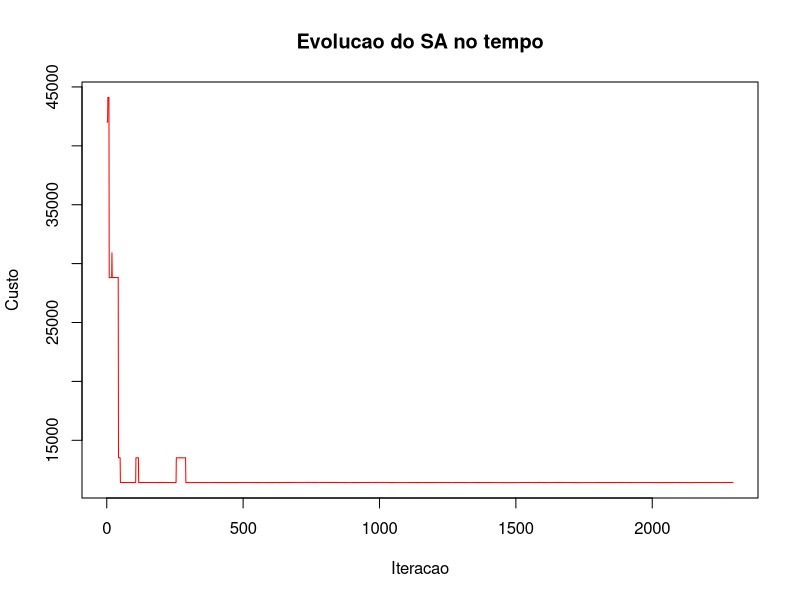

Write R code to recreate this figure.
#Funcao para fazer a primeira alocacao de turmas em suas salas
alocacao_inicial <- function(solucao, nhorarios, salas, turmas){
    #variavel para guardar a penalidade
    penalidade <- 0
    #varre a quantidade de horarios disponivel
    for(i in 1 : nhorarios){
        #varre a quantidade de salas disponiveis
        for(j in 1 : length(salas[[1]])){
            #varre a quantidade de turmas
            for(k in 1 : length(turmas[[1]])){
                #se nao foi alocado turma para a sala num determinado horario
                if(is.na(solucao[i,j])){
                    #caso a turma nao tenha sido alocada (POSICAO 4 indica que ainda nao teve sala alocada para a turma)
                    if(turmas[[4]][k] == FALSE){
                        #verifica se a sala tem capacidade para a turma
                        if(salas[[2]][j] > turmas[[3]][k]){
                            #calcula a penalidade 
                            penalidade <- penalidade + (salas[[2]][j] - turmas[[3]][k]) * 0.02
                        }
                        #caso nao cabe a quantidade de alunos na sala
                        else{
                            #calcula uma penalidade maior
                            penalidade <- penalidade + (turmas[[3]][k] - salas[[2]][j]) * 300
                        }
                        #caso so precise alocar um horario
                        if(turmas[[2]][k] == 2){
                           #aloca o primeiro horario
                            solucao[i,j] <- turmas[[1]][k]
                            # verifica se cabe a aula
                            if(i + 1 <= nhorarios){
                                 #aloca o segundo horario
                                solucao[i + 1, j] <- turmas[[1]][k]
                            }
                            # senão cabe, não insere a turma, entretanto aplica penalidade pelo número de aulas que não 
                            # puderam ser inseridas
                            else{
                                penalidade <- penalidade + 300
                            }
                        }
                        #caso precise alocar quatros horarios de aula
                        else if(turmas[[2]][k] == 4){
                            #aloca o primeiro horario
                            solucao[i,j] <- turmas[[1]][k]
                            # um for agora para alocar as outras aulas
                            for(z in i + 1 : i + 3){
                                 # verifica se cabe a aula
                                if(z <= nhorarios){
                                    solucao[z,j] <- turmas[[1]][k]
                                }
                                # senão cabe, não insere a turma, entretanto aplica penalidade pelo número de aulas que não puderam ser inseridas
                                else{
                                    penalidade <- penalidade + 300
                                }
                            }
                        }
                        #caso precise alocar seis horarios de aula
                        else if(turmas[[2]][k] == 6){ 
                            #aloca o primeiro
                            solucao[i,j] <- turmas[[1]][k]
                           # um for agora para alocar as outras aulas
                            for(z in i + 1 : i + 5){
                                 # verifica se cabe a aula
                                if(z <= nhorarios){
                                    solucao[z,j] <- turmas[[1]][k]
                                }
                                # senão cabe, não insere a turma, entretanto aplica penalidade pelo número de aulas que não puderam ser inseridas
                                else{
                                    penalidade <- penalidade + 300
                                }
                            }
                        }
                        else if(turmas[[2]][k] == 8){
                            #aloca o primeiro
                            solucao[i,j] <- turmas[[1]][k]
                            # um for agora para alocar as outras aulas
                            for(z in i + 1 : i + 7){
                                 # verifica se cabe a aula
                                if(z <= nhorarios){
                                    solucao[z,j] <- turmas[[1]][k]
                                }
                                # senão cabe, não insere a turma, entretanto aplica penalidade pelo número de aulas que não puderam ser inseridas
                                else{
                                    penalidade <- penalidade + 300
                                }
                            }
                        }
                        #coloca que a turma ja foi alocada com seus horarios
                        turmas[[4]][k] <- TRUE
                    }
                }
            }
        }
    }
    # retorna a solucao inicial
    return (solucao)
}

# função para gerir vizinhos novos formatos da matriz de alocação a fim de encontrar novos vizinhos possíveis
estrutura_vizinhanca_linha <- function(solucao, nhorarios, salas, turmas){
    # guarda a matriz solução
    matriz_vizinhanca <- solucao
    # variaives para verificar a quantidade de linhas e colunas
    linhas <- nhorarios
    colunas <- length(salas)
    # agora busca uma linha aleatória entre as linhas possíveis
    linha <- sample(1 : linhas, 1)
    # verifica se linha ou coluna foi selecionada para troca
    # caso a linha tenha sido preenchdida, pega a linha especifica da matriz
    linha_solucao <- matriz_vizinhanca[linha,]
    troca <- sample(1 : colunas, colunas, replace = FALSE)
    linha_solucao <- linha_solucao[troca]
    matriz_vizinhanca[linha,] <- linha_solucao
    # retorna a matriz modificada
    return (matriz_vizinhanca)
}

estrutura_vizinhanca_coluna <- function(solucao, nhorarios, salas, turmas){
    # guarda a matriz solução
    matriz_vizinhanca <- solucao
    # variaives para verificar a quantidade de linhas e colunas
    linhas <- nhorarios
    colunas <- length(salas[1])
    # agora busca uma coluna aleatória entre as colunas possíveis
    coluna <- sample(1 : colunas, 1)
    # verifica se coluna ou coluna foi selecionada para troca
    # caso a coluna tenha sido preenchdida, pega a coluna especifica da matriz
    coluna_solucao <- matriz_vizinhanca[,coluna]
    troca <- sample(1 : linhas, linhas, replace = FALSE)
    coluna_solucao <- coluna_solucao[troca]
    matriz_vizinhanca[,coluna] <- coluna_solucao
    # retorna a matriz modificada
    return (matriz_vizinhanca)
}

# método para executar a função objetiva, que avalia a penalidade e a retorna para ser refinada pelo SA
funcao_objetiva <- function(solucao,nhorarios, salas, turmas){
    penalidade <- 0
    #3 for's para varrer os horarios, salas e turmas
    for(i in 1 : nhorarios){
        for(j in 1 : length(salas[[1]])){
            for(k in 1 : length(turmas[[1]])){
                # verifica as penalidades da alocação presente da turma
                if(!(is.na(solucao[i,j]))){
                    if(solucao[i,j] == turmas[[1]][k]){
                        if(salas[[2]][j] > turmas[[3]][k]){
                            #calcula a penalidade 
                            penalidade <- penalidade + (salas[[2]][j] - turmas[[3]][k]) * 0.02
                        }
                        # caso a capacidade da sala for menor que a quantidade de alunos
                        else{
                            # penaliza severamente a alocação
                            penalidade <- penalidade + (turmas[[3]][k] - salas[[2]][j]) * 300
                        }
                    }
                }
            }
        }
    }
    # no final retorna a penalidade da alocação
    return (penalidade)
}
#funcao para realizar o simulated anneling de fato, recebe por parametro a temperatura de inicio, a temperatura de parada
# a quantidade de vizinhos máximos a gerar, e as variaveis de tamanho da matriz
simulated_anneling <- function(tinicial, tfinal, alpha, samax, nhorarios, salas, turmas){
    # pega o tamanho das listas
    nsalas <- length(salas[[1]])
    nturmas <- length(turmas[[1]])
    # instancia a matriz da solução inicial
    solucao_atual <- matrix(NA, nhorarios, nsalas)
    # aloca valores aleatórios de para a solução atual, e a guarda também como a melhor até o momento
    solucao_atual <- alocacao_inicial(solucao_atual, nhorarios, salas, turmas)
    # guarda sua penalidade como a atual e também a melhor
    penalidade_atual <- funcao_objetiva(solucao_atual, nhorarios, salas, turmas)
    #guarda então os resultados da primeira alocação como a melhor solução até o momento
    solucao_melhor <- solucao_atual
    penalidade_menor <- penalidade_atual
    # guarda as soluções
    Y <- c(penalidade_atual)
    # inicia a temperatura com o valor da temperatura inicial
    temperatura <- tinicial
    # executa um while até a temperatura ser menor que a temperatura de parada
    while(temperatura > tfinal){
        # agora um laço for para calcular a quantidade de vizinhos de acordo com o SAMAX
        for(i in 1 : samax){
            verifica_troca <- sample(0:1,1)
            if(verifica_troca == 0){
                # usa a função de estrutura de vizinhança para gerar novas possibilidades de vizinhos
                vizinho <- estrutura_vizinhanca_linha(solucao_atual, nhorarios, salas, turmas)
            }
            else if(verifica_troca == 1){
                # usa a função de estrutura de vizinhança para gerar novas possibilidades de vizinhos
                vizinho <- estrutura_vizinhanca_coluna(solucao_atual, nhorarios, salas, turmas)
            }
            # pega o valor da função objetiva do vizinho gerado
            penalidade_vizinho <- funcao_objetiva(vizinho, nhorarios, salas, turmas)
            # calcula o delta entre o vizinho e a solução anterior
            delta <- penalidade_vizinho - penalidade_atual
            # verifica se o delta for menor que zera, quer dizr que o vizinho tem uma penalidade melhor que a atual
            if(delta < 0){
                # assim atualiza a solução atual e a penalidade atual
                solucao_atual <- vizinho
                penalidade_atual <- penalidade_vizinho
                # verifica também se o vizinho encontrado, é o melhor de todos
                if(penalidade_vizinho < penalidade_menor){
                    # atualiza também como melhor de todos, solução e a penalidade
                    solucao_melhor <- vizinho
                    penalidade_menor <- penalidade_vizinho
                }
            }
            # senão for negativo o delta, verifica o criterio de Boltzman para validar se pode aceita-la como uma possível solução ainda
            else{
                # pega a probabilidade a partir da forma (euler^(-delta/temperatura))
				probabilidade <- exp(-delta/temperatura)
                # pega um valor aleatorio para verificar a probabilidade gerada anteriormente
				valor_aleatorio <- runif(1,0,1)
                # se o valor gerado for menor ou igual a probabilidade, quer dizer que a probabilidade foi aceita 
				if(valor_aleatorio <= probabilidade){
					# então como a probabilidade de ser aceita uma solução pior foi aceita, atualiza os valores
                    solucao_atual <- vizinho
                    penalidade_atual <- penalidade_vizinho
				}
			}
            # Atualiza os vetores para plot do grafico
			Y <- c(Y, penalidade_atual)
        }
        # atualiza a temperatura
        temperatura <- alpha * temperatura
    }
    # plota a variação de resultados 
    png('evolucao-sa.png', width=1600)
	plot(1:length(Y), Y, type='l', col='red', main='Evolucao do SA no tempo', xlab='Iteracao', ylab='Custo')
	dev.off()
    # retorna no final a melhor solução e a penalidade menor
    r <- list(solucao_melhor,penalidade_menor)
    return (r)
}

# instancia os vetores de id das salas e suas capacidades
id_salas <- c(15,16,21,22,23,24,25,26,27,31,32,33,34,35,36,37,38,39)
capacidades_salas <- c(44,81,57,55,33,34,41,82,44,40,35,33,23,31,36,41,64,40)
# depois joga em uma lista para ser acessada facilmente no método do simulate anneling
salas <- list(id_salas,capacidades_salas)
# faz o mesmo com as turmas(1 a 4 tecnico em computação, 11 a 14 técnico em eletrotecnica, 21 a 24 técnico em 
# administração, 31 a 34 bacharel em administração, 41 a 44, bacharel em engenharia elétrica e 51 a 54, bacharel em computação)
id_turmas <- c(1,2,3,4,11,12,13,14,21,22,23,24,31,32,33,34,41,42,43,44,51,52,53,54)
qnt_aulas <- c(8,8,8,8,8,8,8,8,8,8,8,8,8,8,8,8,8,8,8,8,8,8,8,8)
qnt_alunos <- sample(20:60,length(id_turmas))
estado_alocacao <- c(rep(FALSE,length(id_turmas)))
#aulas_naoalocadas <- c(rep(NA,length(id_turmas)))
# adiciona depois tudo na lista de turmas
turmas <- list(id_turmas, qnt_aulas, qnt_alunos, estado_alocacao)

nhorarios <- 10
print(simulated_anneling(1000, 10, 0.99, 5, nhorarios, salas, turmas))
#solucao <- matrix(NA, nhorarios, length(salas[[1]]))
#print(alocacao_inicial(solucao, nhorarios, salas, turmas))
